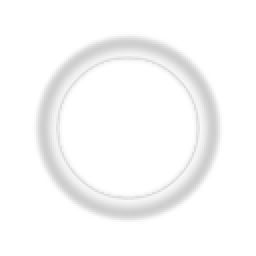
#> input picture art/particles/circle_02.png, 128 x 128 px (shown 2 times larger); its folder holds only this picture in this run
$ python pixelate_particles.py
#> lines starting #> are read from the running program, lines starting #| are printed output that depends on the picture
"""Turns the soft particle textures (art/particles, Kenney's Particle Pack, CC0) into chunky pixel art, so glows, smoke, rings and sparks match the rest of the game:
each is cut down to a 32 by 32 grid of flat blocks, with only a few levels of opacity and of each color, and drawn back at the same size. Run it from anywhere:

    python tools/pixelate_particles.py

It writes art/particles_px/, which is what `Fx.tex` loads. Never edit those by hand: change this file and run it.
"""
import glob
import os
from PIL import Image

ROOT = os.path.join(os.path.dirname(os.path.abspath(__file__)), "..")
GRID = 32
ALPHA_LEVELS = 4    # opacity in this many steps (0 is clear)
COLOR_LEVELS = 6


def snap(value: int, levels: int) -> int:
    step = 255.0 / (levels - 1)
    return int(round(round(value / step) * step))


def main() -> None:
    out = os.path.join(ROOT, "art", "particles_px")
    os.makedirs(out, exist_ok=True)
    for path in sorted(glob.glob(os.path.join(ROOT, "art", "particles", "*.png"))):
        image = Image.open(path).convert("RGBA")
#> image is the input picture: PIL image 128x128 RGBA; mean R, G, B, A 30.3, 30.3, 30.3, 25.6
        size = image.size
#> size = (128, 128)
        # premultiply so the clear edges do not drag their color into the blocks
        px = image.load()
        small = Image.new("RGBA", (GRID, GRID))
#> small: PIL image 32x32 RGBA; every value is 0
        for gy in range(GRID):
            for gx in range(GRID):
                bx, by = gx * size[0] // GRID, gy * size[1] // GRID
                w, h = size[0] // GRID, size[1] // GRID
                r = g = b = a = 0.0
                for y in range(by, by + h):
                    for x in range(bx, bx + w):
                        pr, pg, pb, pa = px[x, y]
                        r += pr * pa
                        g += pg * pa
                        b += pb * pa
                        a += pa
                count = w * h
                if a <= 0:
                    small.putpixel((gx, gy), (0, 0, 0, 0))
                    continue
                alpha = snap(int(a / count), ALPHA_LEVELS)
                if alpha == 0:
                    small.putpixel((gx, gy), (0, 0, 0, 0))
                    continue
                small.putpixel((gx, gy), (snap(int(r / a), COLOR_LEVELS), snap(int(g / a), COLOR_LEVELS), snap(int(b / a), COLOR_LEVELS), alpha))
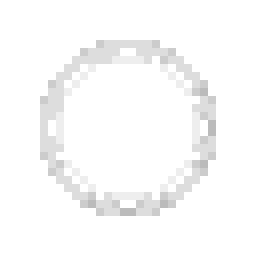
#> small: PIL image 32x32 RGBA (shown 8 times larger); mean R, G, B, A 32.6, 32.6, 32.6, 24.4; transparent parts drawn white
        small.resize(size, Image.NEAREST).save(os.path.join(out, os.path.basename(path)))


main()

$ run again, on art/particles/fire_02.png
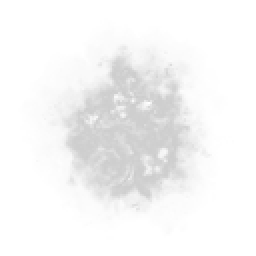
#> input picture art/particles/fire_02.png, 128 x 128 px (shown 2 times larger)
#> in main, image is the input picture: PIL image 128x128 RGBA; mean R, G, B, A 27.4, 27.4, 27.4, 20.7
#> after the loop in main, `for gy in range(GRID):`:
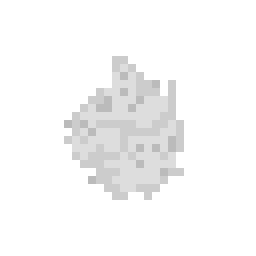
#> small: PIL image 32x32 RGBA (shown 8 times larger); mean R, G, B, A 24, 24, 24, 18.5; transparent parts drawn white

$ run again, on art/particles/flame_02.png
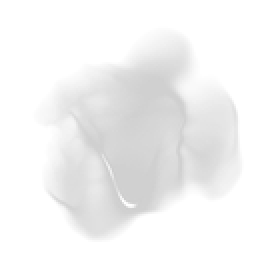
#> input picture art/particles/flame_02.png, 128 x 128 px (shown 2 times larger)
#> in main, image is the input picture: PIL image 128x128 RGBA; mean R, G, B, A 32.7, 32.7, 32.7, 20.9
#> after the loop in main, `for gy in range(GRID):`:
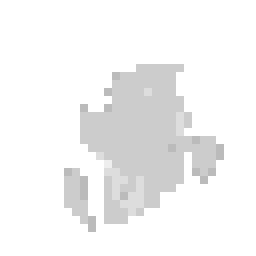
#> small: PIL image 32x32 RGBA (shown 8 times larger); mean R, G, B, A 23.1, 23.1, 23.1, 19.2; transparent parts drawn white

$ run again, on art/particles/circle_05.png
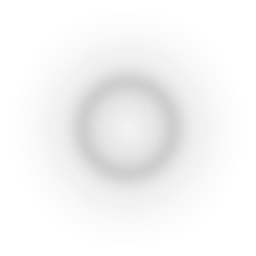
#> input picture art/particles/circle_05.png, 128 x 128 px (shown 2 times larger)
#> in main, image is the input picture: PIL image 128x128 RGBA; mean R, G, B, A 33.7, 33.7, 33.7, 27.1
#> after the loop in main, `for gy in range(GRID):`:
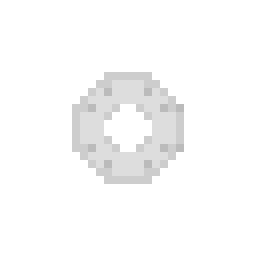
#> small: PIL image 32x32 RGBA (shown 8 times larger); mean R, G, B, A 26.2, 26.2, 26.2, 22.9; transparent parts drawn white
